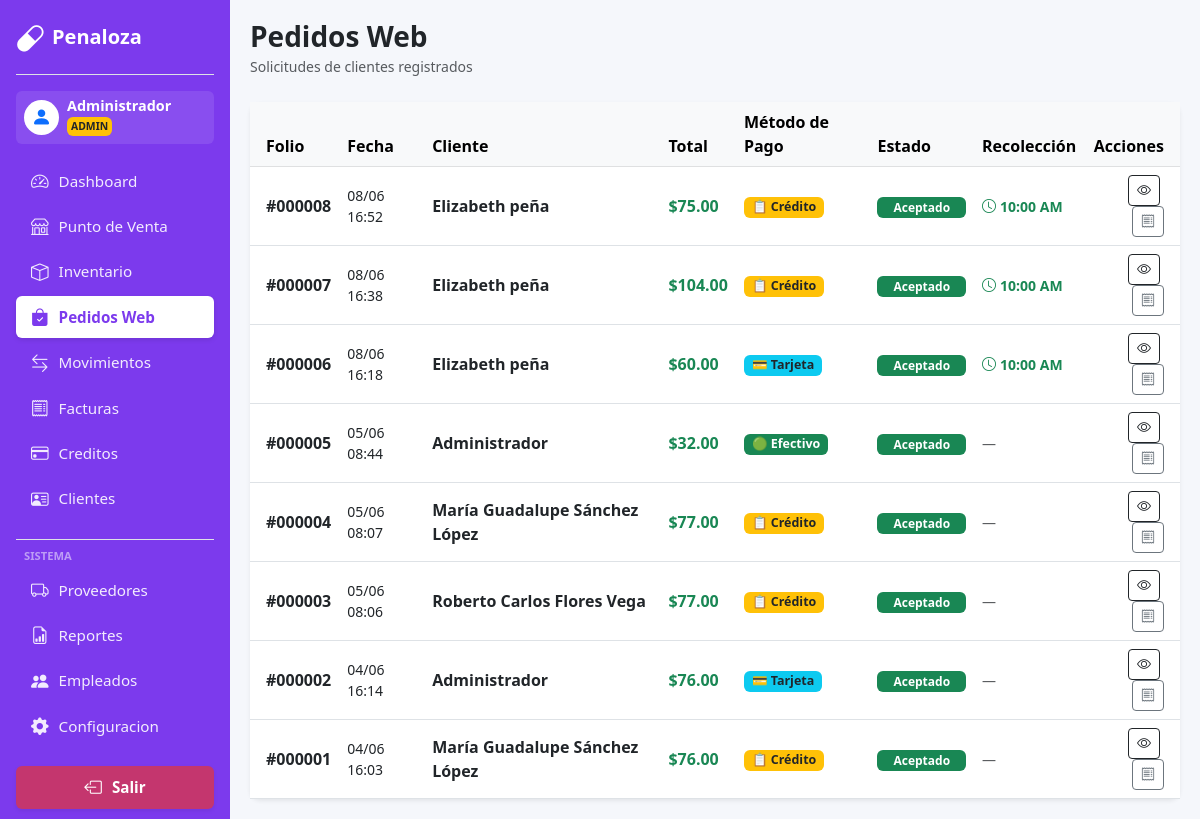
/WEb_PP/pedidos.php (signed in), run on the app's committed database.
### tables this page shows
CREATE TABLE `pedidos` (
  `id_pedido` int(11) NOT NULL,
  `id_usuario` int(11) NOT NULL,
  `id_cliente` int(11) DEFAULT NULL,
  `estado` enum('completado','cancelado','pendiente') NOT NULL DEFAULT 'completado',
  `estado_aprobacion` enum('pendiente','aprobado','rechazado') NOT NULL DEFAULT 'aprobado',
  `tipo_pago` varchar(50) NOT NULL DEFAULT 'efectivo',
  `origen` varchar(10) NOT NULL DEFAULT 'pos',
  `total` decimal(10,2) NOT NULL DEFAULT 0.00,
  `fecha` datetime NOT NULL DEFAULT current_timestamp(),
  `notas_cliente` text DEFAULT NULL,
  `fecha_resolucion` datetime DEFAULT NULL,
  `hora_recoleccion` time DEFAULT NULL,
  `comentario_aprobacion` varchar(255) DEFAULT NULL
);

CREATE TABLE `usuarios` (
  `id_usuario` int(11) NOT NULL,
  `nombre` varchar(150) NOT NULL,
  `correo` varchar(150) NOT NULL,
  `contraseña` varchar(255) NOT NULL,
  `rol` enum('admin','empleado','cliente') NOT NULL DEFAULT 'empleado',
  `estado` enum('activo','inactivo') NOT NULL DEFAULT 'activo',
  `verificado` tinyint(1) NOT NULL DEFAULT 1,
  `token_verificacion` varchar(64) DEFAULT NULL,
  `token_expira` datetime DEFAULT NULL,
  `rfc` varchar(20) DEFAULT NULL,
  `tipo_cliente` varchar(20) NOT NULL DEFAULT 'minorista',
  `limite_mayoreo` int(11) NOT NULL DEFAULT 50,
  `intentos_fallidos` int(11) NOT NULL DEFAULT 0,
  `bloqueado_hasta` datetime DEFAULT NULL,
  `fecha_registro` datetime NOT NULL DEFAULT current_timestamp()
);

### WEb_PP/app_helpers.php (called while the page is built, shortened)
<?php
if (!function_exists('h')) {
    function h($value) {
        return htmlspecialchars((string)$value, ENT_QUOTES, 'UTF-8');
    }
}
?>

### WEb_PP/pedidos.php (the view, shortened to what this page needs)
<?php
  include 'db.php';
  include 'header.php';
$pedidos = $conexion->query("
    SELECT p.*, u.nombre AS cliente
    FROM pedidos p
    INNER JOIN usuarios u ON u.id_usuario = (CASE WHEN p.id_cliente IS NOT NULL THEN p.id_cliente ELSE p.id_usuario END)
    WHERE p.tipo_pago = 'web'
       OR p.origen = 'web'
       OR p.estado_aprobacion IN ('pendiente','aprobado','rechazado')
    ORDER BY
        CASE p.estado_aprobacion WHEN 'pendiente' THEN 0 WHEN 'aprobado' THEN 1 ELSE 2 END,
        p.fecha DESC
")->fetchAll(PDO::FETCH_ASSOC);
function labelPago($tp) {
    return match($tp) {
        'efectivo'      => ['🟢 Efectivo',    'bg-success'],
        'tarjeta'       => ['💳 Tarjeta',      'bg-info text-dark'],
        'transferencia' => ['🏦 Transferencia','bg-primary'],
        'credito'       => ['📋 Crédito',      'bg-warning text-dark'],
        'web'           => ['🌐 Web',          'bg-secondary'],
        default         => [ucfirst($tp),       'bg-secondary'],
    };
}
?>
<div class="d-flex justify-content-between align-items-center mb-4">
    <div>
        <h3 class="fw-bold mb-0">Pedidos Web</h3>
        <small class="text-muted">Solicitudes de clientes registrados</small>
    </div>
</div>
<div class="card card-custom border-0 shadow-sm">
    <div class="table-responsive">
        <table class="table table-hover align-middle mb-0">
            <thead class="table-light">
                <tr>
                    <th class="ps-3">Folio</th>
                    <th>Fecha</th>
                    <th>Cliente</th>
                    <th>Total</th>
                    <th>Método de Pago</th>
                    <th>Estado</th>
                    <th>Recolección</th>
                    <th class="text-end pe-3">Acciones</th>
                </tr>
            </thead>
            <tbody>
            <?php if (empty($pedidos)): ?>
                <tr><td colspan="8" class="text-center py-5 text-muted">
                    <i class="bi bi-inbox" style="font-size:2rem;opacity:.2;display:block;margin-bottom:8px;"></i>
                    No hay pedidos web aún.
                </td></tr>
            <?php else: foreach ($pedidos as $p):
                $ea = $p['estado_aprobacion'] ?? 'pendiente';
                if ($ea === 'pendiente')    { $col = 'bg-warning text-dark'; $txt = 'Pendiente'; }
                elseif ($ea === 'aprobado') { $col = 'bg-success';           $txt = 'Aceptado'; }
                else                        { $col = 'bg-danger';            $txt = 'Rechazado'; }
                [$pagoLabel, $pagoBadge] = labelPago($p['tipo_pago'] ?? 'web');
            ?>
            <tr>
                <td class="ps-3 fw-bold">#<?php echo str_pad($p['id_pedido'], 6, '0', STR_PAD_LEFT); ?></td>
                <td class="small"><?php echo date("d/m H:i", strtotime($p['fecha'])); ?></td>
                <td class="fw-bold"><?php echo h($p['cliente']); ?></td>
                <td class="fw-bold text-success">$<?php echo number_format((float)$p['total'], 2); ?></td>
                <td>
                    <span class="badge <?php echo $pagoBadge; ?> px-2" style="font-size:.78rem;">
                        <?php echo $pagoLabel; ?>
                    </span>
                </td>
                <td><span class="badge <?php echo $col; ?> px-3"><?php echo $txt; ?></span></td>
                <td>
                    <?php if ($ea === 'aprobado' && !empty($p['hora_recoleccion'])): ?>
                        <span class="fw-bold text-success small"><i class="bi bi-clock me-1"></i><?php echo date('h:i A', strtotime($p['hora_recoleccion'])); ?></span>
                    <?php else: ?>
                        <span class="text-muted small">—</span>
                    <?php endif; ?>
                </td>
                <td class="text-end pe-3">
                    <button class="btn btn-sm btn-outline-dark me-1" onclick="verDetallePedido(<?php echo (int)$p['id_pedido']; ?>)" title="Ver detalle">
                        <i class="bi bi-eye"></i>
                    </button>
                    <?php if ($ea === 'aprobado'): ?>
                        <button class="btn btn-sm btn-outline-secondary" onclick="abrirTicket(<?php echo (int)$p['id_pedido']; ?>, 'cliente')" title="Reimprimir ticket">
                            <i class="bi bi-receipt"></i>
                        </button>
                    <?php else: ?>
                        <span class="text-muted small">—</span>
                    <?php endif; ?>
                </td>
            </tr>
            <?php endforeach; endif; ?>
            </tbody>
        </table>
    </div>
</div>
</div></div>
</body></html>

### WEb_PP/header.php (style rules this page uses)
:root { --sidebar-w: 230px; }
body { background-color: #f5f7fb; font-family: 'Segoe UI', sans-serif; }
.card-custom { border: 1px solid #eaeaea; border-radius: 10px; box-shadow: 0 2px 10px rgba(0,0,0,0.03); background: white; }

### data on the page
pedidos: id_pedido "000008", fecha "08/06 16:52", id_cliente.nombre "Elizabeth peña", total "75.00", pagoLabel "📋 Crédito", estado_aprobacion "Aceptado", hora_recoleccion "10:00 AM"
pedidos: id_pedido "000007", fecha "08/06 16:38", id_cliente.nombre "Elizabeth peña", total "104.00", pagoLabel "📋 Crédito", estado_aprobacion "Aceptado", hora_recoleccion "10:00 AM"
pedidos: id_pedido "000006", fecha "08/06 16:18", id_cliente.nombre "Elizabeth peña", total "60.00", pagoLabel "💳 Tarjeta", estado_aprobacion "Aceptado", hora_recoleccion "10:00 AM"
pedidos: id_pedido "000005", fecha "05/06 08:44", id_usuario.nombre "Administrador", total "32.00", pagoLabel "🟢 Efectivo", estado_aprobacion "Aceptado"
pedidos: id_pedido "000004", fecha "05/06 08:07", id_cliente.nombre "María Guadalupe Sánchez López", total "77.00", pagoLabel "📋 Crédito", estado_aprobacion "Aceptado"
pedidos: id_pedido "000003", fecha "05/06 08:06", id_cliente.nombre "Roberto Carlos Flores Vega", total "77.00", pagoLabel "📋 Crédito", estado_aprobacion "Aceptado"
pedidos: id_pedido "000002", fecha "04/06 16:14", id_usuario.nombre "Administrador", total "76.00", pagoLabel "💳 Tarjeta", estado_aprobacion "Aceptado"
pedidos: id_pedido "000001", fecha "04/06 16:03", id_cliente.nombre "María Guadalupe Sánchez López", total "76.00", pagoLabel "📋 Crédito", estado_aprobacion "Aceptado"

### other printed values
$nombreSesion "Administrador"
$_SESSION['rol'] "ADMIN"
